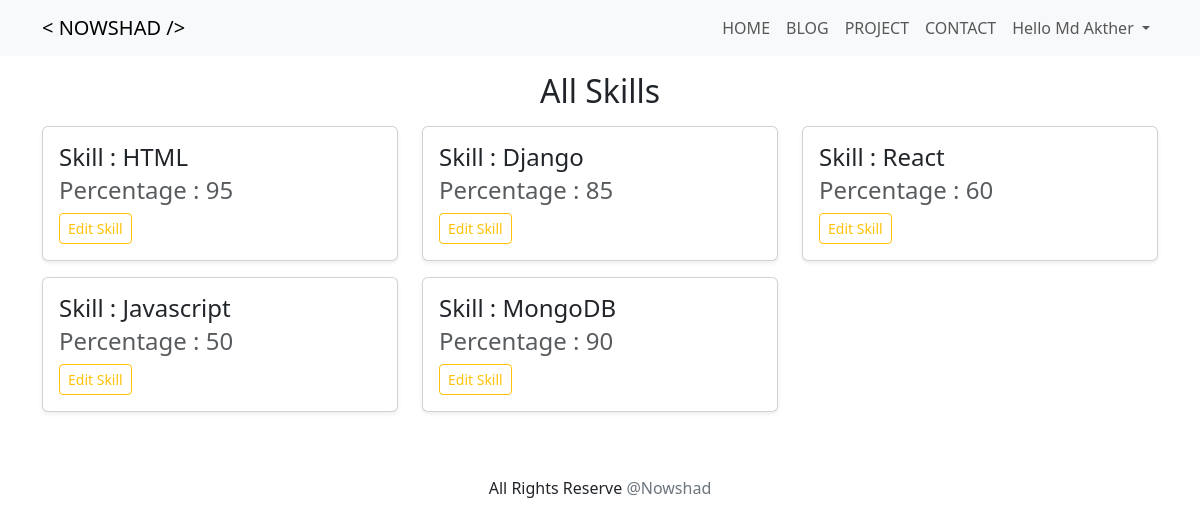
The page /account/show_skills/ (signed in) on the database its author committed.
### account/models.py (models this page shows, shortened)
class Skill(models.Model):
    name = models.CharField(max_length=100)
    percentage = models.PositiveIntegerField(validators=[MaxValueValidator(100)])

### account/views.py (the view)
# urls.py: path('show_skills/', views.show_skills, name='show_skills'),
def show_skills(request):
    skills = Skill.objects.all()
    return render(request, 'show_skills.html', {'skills':skills})

### account/templates/show_skills.html (shortened to what this page needs)
{% extends "base.html" %}
{% block content %}
{% if request.user.is_staff %}
<h1 class="text-center fs-2 display-3  mt-3">All Skills</h1>
<div class="row mt-3">
    {% for skill in skills %}
    <div class="col-12 col-md-4 mb-3">
        <div class="card shadow-sm">
            <div class="card-body">
                <h5 class="card-title fs-4 display-3">Skill : {{skill.name}}</h5>
                <h6 class="card-subtitle mb-2 fs-4 display-3 text-body-secondary">Percentage : {{skill.percentage}}</h6>
                <a href="{% url 'edit_skill' skill.id %}">
                    <button class="btn btn-outline-warning btn-sm">Edit Skill</button>
                </a>
            </div>
        </div>
    </div>
    {% endfor %}
</div>
{% endif %}
{% endblock content %}

### templates/base.html (shortened to what this page needs)
<!doctype html>
<html lang="en">
<head>
    <link href="https://cdn.jsdelivr.net/npm/bootstrap@5.3.1/dist/css/bootstrap.min.css" rel="stylesheet"
>
</head>
<body>
    <nav class="navbar navbar-expand-lg bg-body-tertiary">
        <div class="container">
            <a class="navbar-brand text-uppercase fw-medium" href="{% url 'home' %}">
                < Nowshad />
            </a>
            <div class="collapse navbar-collapse" id="navbarSupportedContent">
                <ul class="navbar-nav ms-auto mb-2 mb-lg-0">
                    {% if request.user.is_authenticated %}
                    <li class="nav-item">
                        <a class="nav-link text-uppercase" aria-current="page" href="{% url 'home' %}">Home</a>
                    </li>
                    <li class="nav-item">
                        <a class="nav-link text-uppercase" href="{% url 'show_blogs' %}">Blog</a>
                    </li>
                    <li class="nav-item">
                        <a class="nav-link text-uppercase" href="{% url 'projects' %}">Project</a>
                    </li>
                    <li class="nav-item">
                        <a class="nav-link text-uppercase" href="{% url 'contact' %}">Contact</a>
                    </li>
                    <li class="nav-item dropdown">
                        <a class="nav-link dropdown-toggle" href="#" role="button" data-bs-toggle="dropdown"
                            aria-expanded="false">
                            Hello {{request.user.first_name}}
                        </a>
                    </li>
                    {% endif %}
                </ul>
            </div>
        </div>
    </nav>
    <div class="container">
        {% block content %}
        {% endblock content %}
    </div>
    <footer class="mt-5 mb-5">
        <p class="text-center">All Rights Reserve <span class="text-secondary">@Nowshad</span></p>
    </footer>
</body>
</html>

### rows shown on the page
Skill: name "HTML", percentage "95"
Skill: name "Django", percentage "85"
Skill: name "React", percentage "60"
Skill: name "Javascript", percentage "50"
Skill: name "MongoDB", percentage "90"

### other values the page prints
{{ request.user.first_name }} "Md Akther"
